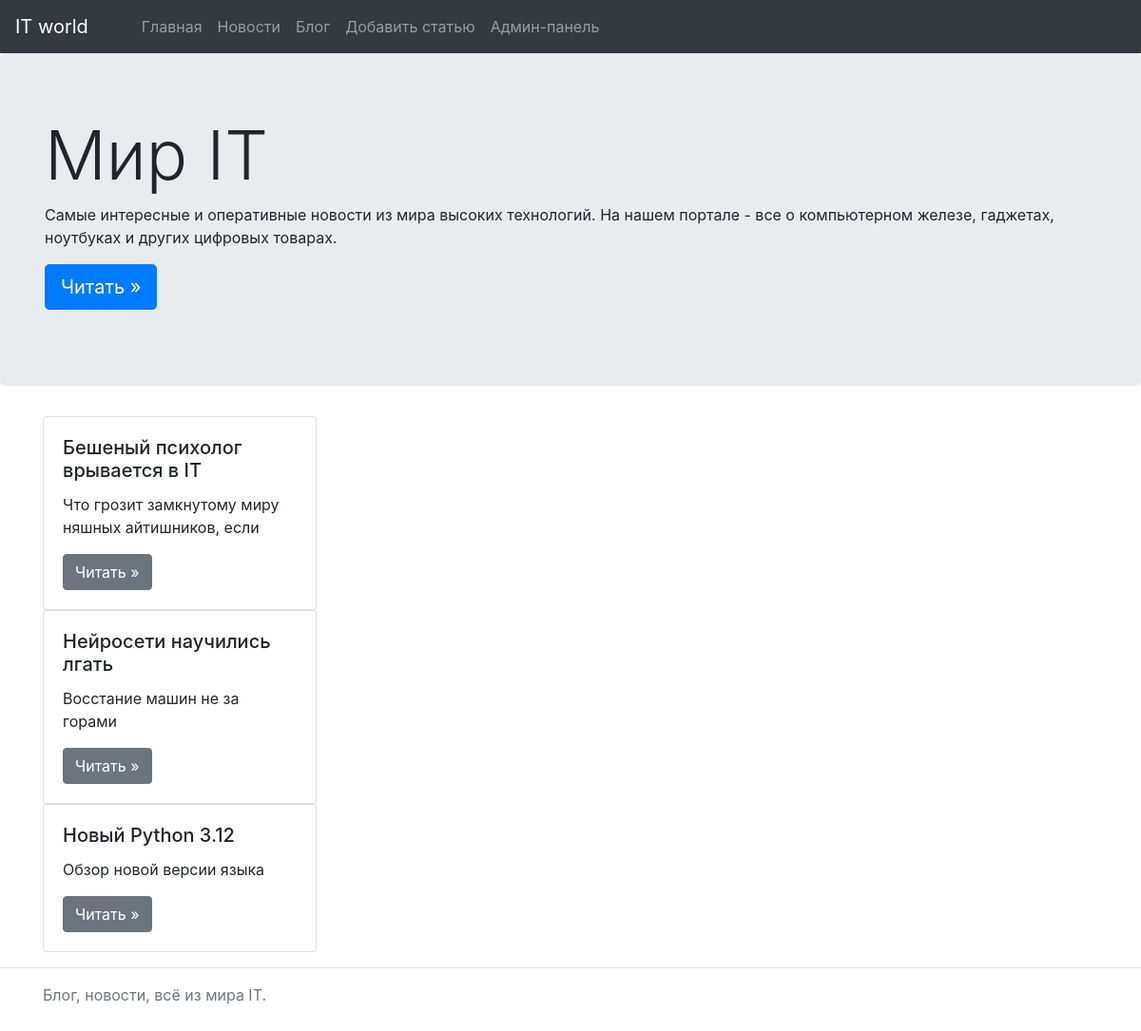
The page / on the database its author committed.
### app.py (models this page shows, shortened)
class Article(db.Model):
    id = db.Column(db.Integer, primary_key=True)
    category_id = db.Column(db.Integer, db.ForeignKey('category.id'))
    title = db.Column(db.String(50), nullable=False, unique=True)
    introduction = db.Column(db.String(100), nullable=False)
    text = db.Column(db.Text(), nullable=False)
    pub_date = db.Column(db.DateTime, default = datetime.utcnow)

### app.py (the view)
@app.route('/')
def index():
    latest_articles = Article.query.order_by(Article.pub_date.desc())[:3]
    return render_template('index.html', articles=latest_articles)

### templates/index.html (shortened to what this page needs)
{% extends 'base.html' %}
{% block content %}
<main class="main">
        <div class="jumbotron">
            <div class="container">
                <h1 class="display-3">Мир IT</h1>
                <p>
                    Самые интересные и оперативные новости из мира высоких технологий.
                    На нашем портале - все о компьютерном железе, гаджетах, ноутбуках и других цифровых товарах.
                </p>
                <p>
                    <a class="btn btn-primary btn-lg" href="{{ url_for('news') }}" role="button">Читать »</a>
                </p>
            </div>
        </div>
        <div class="container">
            {% for article in articles %}
            <div class="card" style="width: 18rem;">
                <div class="card-body">
                    <h5 class="card-title">{{article.title}}</h5>
                    <p class="card-text">{{article.introduction[:50].strip()}}</p>
                    <a class="btn btn-secondary"
                    href="{{ url_for('detailed_post', article_id=article.id) }}"
                    role="button">Читать »
                    </a>
                </div>
            </div>
                {% endfor %}
        </div>
        <hr>
        <footer class="footer mb-5">
            <div class="container">
                <span class="text-muted">Блог, новости, всё из мира IT.</span>
            </div>
        </footer>
    </main>
{% endblock %}

### templates/base.html (shortened to what this page needs)
<!doctype html>
<html lang="en">
<head>
         <link rel="stylesheet"
          href="https://maxcdn.bootstrapcdn.com/bootstrap/4.0.0/css/bootstrap.min.css"
>
</head>
<body>
<nav class="navbar navbar-expand-lg navbar-dark bg-dark">
        <a class="navbar-brand mr-5" href="#">IT world</a>
        <div class="collapse navbar-collapse" id="navbarSupportedContent">
            <ul class="navbar-nav mr-auto">
                <li class="nav-item">
                    <a class="nav-link" href="{{ url_for('index') }}">Главная</a>
                </li>
                <li class="nav-item">
                    <a class="nav-link" href="{{ url_for('news') }}">Новости</a>
                </li>
                <li class="nav-item ">
                    <a class="nav-link" href="{{ url_for('blog') }}">Блог</a>
                </li>
                <li class="nav-item ">
                    <a class="nav-link" href="{{ url_for('newpost') }}">Добавить статью</a>
                </li>
                <li class="nav-item">
                    <a class="nav-link" href="{{url_for('admin.index')}}">Админ-панель</a>
                </li>
            </ul>
        </div>
    </nav>
{%  block content%}
{% endblock %}
</body>
</html>

### rows shown on the page
Article: title "Бешеный психолог врывается в IT", introduction "Что грозит замкнутому миру няшных айтишников, если"
Article: title "Нейросети научились лгать", introduction "Восстание машин не за горами"
Article: title "Новый Python 3.12", introduction "Обзор новой версии языка"
